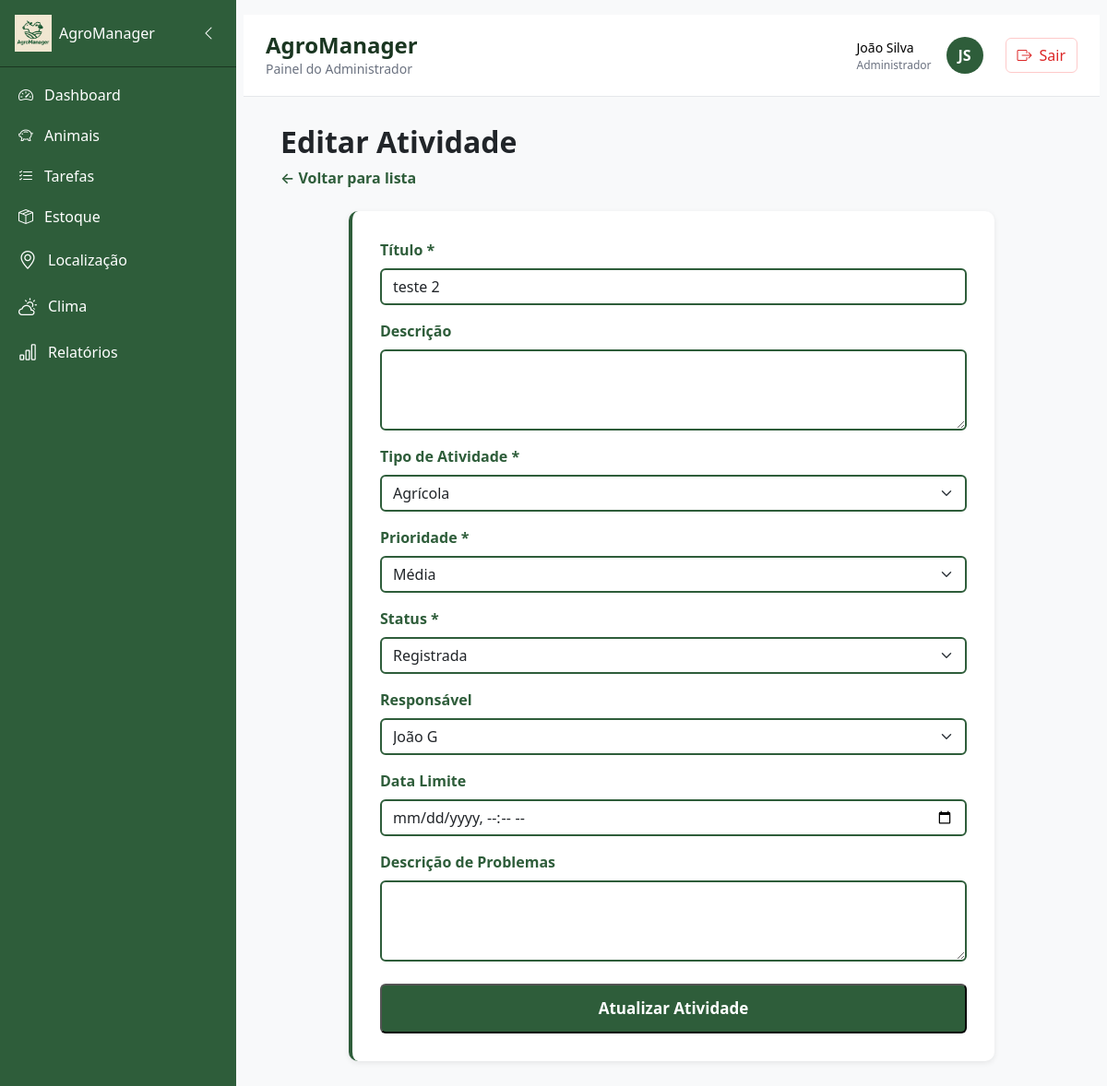
/atividades/admin/editar/2/, run on an earlier commit of the app's database.
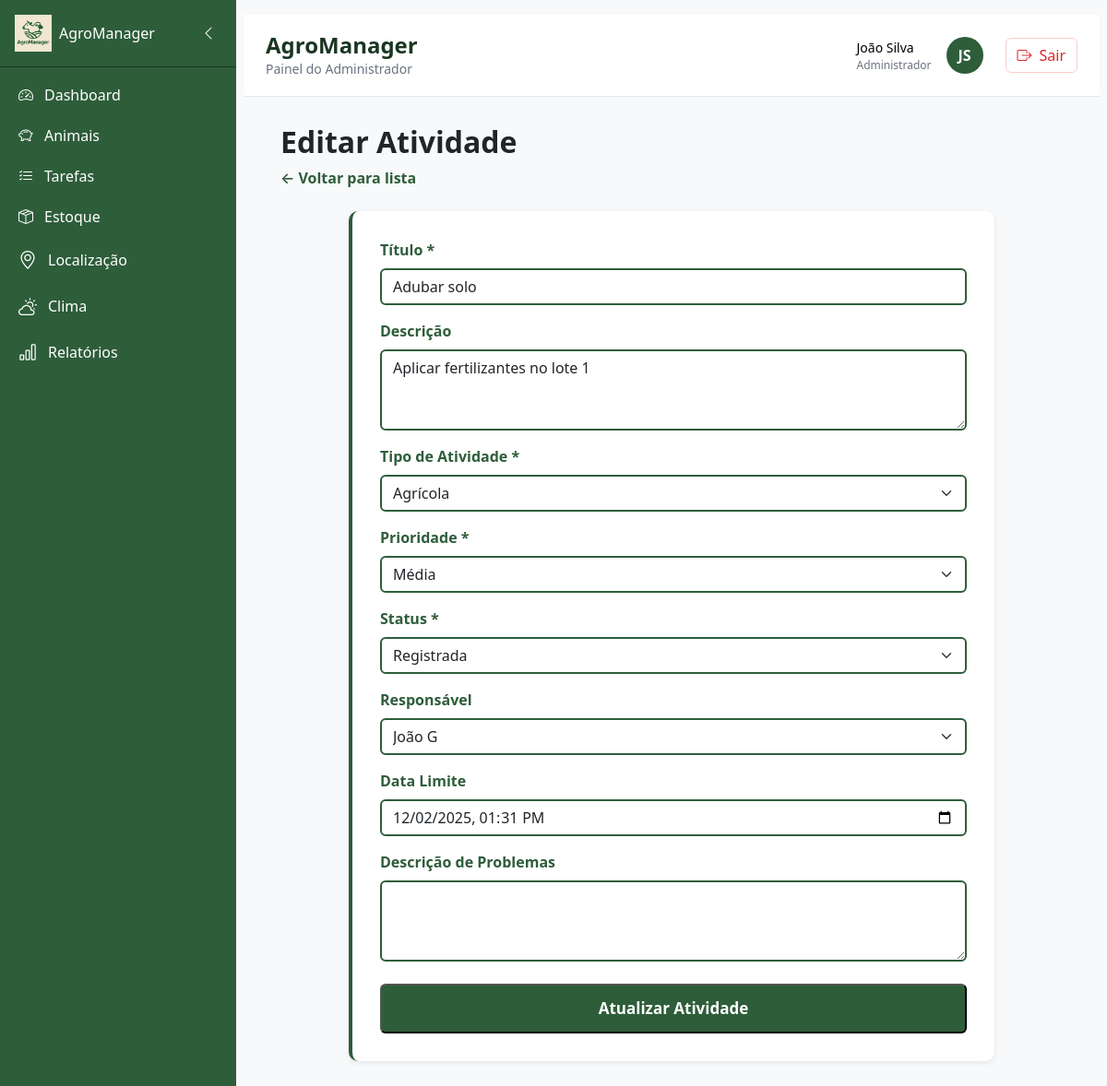
And on a later commit of the database.
### apps/atividades/models.py (models this page shows, shortened)
class Atividade(models.Model):
    PRIORIDADE_CHOICES = [
        ('ALTA', 'Alta'),
        ('MEDIA', 'Média'),
        ('BAIXA', 'Baixa'),
    ]
    STATUS_CHOICES = [
        ('registrada', 'Registrada'),
        ('atribuida', 'Atribuída'),
        ('em_andamento', 'Em Andamento'),
        ('concluida', 'Concluída'),
        ('cancelada', 'Cancelada'),
        ('pendente', 'Pendente'),
        ('com_problemas', 'Com Problemas'),
    ]
    TIPO_ATIVIDADE_CHOICES = [
        ('AGRICOLA', 'Agrícola'),
        ('AGROPECUARIA', 'Agropecuária'),
        ('GERAL', 'Geral'),
    ]
    id_atividade = models.AutoField(primary_key=True)
    titulo = models.CharField(max_length=100)
    descricao = models.TextField(max_length=500, blank=True, null=True)
    tipo_atividade = models.CharField(max_length=12, choices=TIPO_ATIVIDADE_CHOICES, default='GERAL')
    prioridade = models.CharField(max_length=5, choices=PRIORIDADE_CHOICES, default='MEDIA')
    status = models.CharField(max_length=15, choices=STATUS_CHOICES, default='registrada')
    id_trabalhador = models.ForeignKey(User, on_delete=models.SET_NULL, blank=True, null=True, related_name='atividades')
    nome_trabalhador = models.CharField(max_length=100, blank=True, null=True)
    data_criacao = models.DateTimeField(auto_now_add=True)
    data_modificacao = models.DateTimeField(auto_now=True)
    data_exclusao = models.DateTimeField(blank=True, null=True)
    data_limite = models.DateTimeField(blank=True, null=True)
    descricao_problema = models.TextField(max_length=500, blank=True, null=True)
    usuario_responsavel = models.CharField(max_length=20, default='sistema')
    objects = AtividadeManager()
    class Meta:
        db_table = 'atividades'

### apps/atividades/views.py (the view, shortened to what this page needs)
# urls.py: path('admin/editar/<int:id_atividade>/', views.editar_atividade, name='editar_atividade'),
def editar_atividade(request, id_atividade):
    atividade = get_object_or_404(Atividade, id_atividade=id_atividade)
    if atividade.data_exclusao:
        messages.error(request, 'Não é possível editar uma atividade excluída.')
        return redirect('listar_atividades_admin')
    trabalhadores_hardcoded = [
        {'id': 1, 'nome': 'Gustavo C.'},
        {'id': 2, 'nome': 'Daniel B'},
        {'id': 3, 'nome': 'Danilo V'},
        {'id': 4, 'nome': 'João G'},
        {'id': 5, 'nome': 'Tayane S'},
        {'id': 6, 'nome': 'Admin Sistema'}
    ]
    return render(request, 'admin_editar_atividade.html', {
        'atividade': atividade,
        'trabalhadores': trabalhadores_hardcoded
    })

### templates/admin_editar_atividade.html (shortened to what this page needs)
{% extends 'base.html' %}
{% block content %}
<div class="mb-4">
    <h2 class="fw-bold">Editar Atividade</h2>
    <a href="{% url 'listar_atividades_admin' %}" class="back-btn">
        ← Voltar para lista
    </a>
</div>
<div class="edit-card">
    <form method="POST">
        <div class="mb-3">
            <label class="form-label">Título *</label>
            <input type="text" class="form-control" name="titulo" required
                   value="{{ atividade.titulo }}">
        </div>
        <div class="mb-3">
            <label class="form-label">Descrição</label>
            <textarea class="form-control" rows="3" name="descricao">{{ atividade.descricao }}</textarea>
        </div>
        <div class="mb-3">
            <label class="form-label">Tipo de Atividade *</label>
            <select class="form-select" name="tipo_atividade" required>
                <option value="AGRICOLA" {% if atividade.tipo_atividade == 'AGRICOLA' %}selected{% endif %}>Agrícola</option>
            </select>
        </div>
        <div class="mb-3">
            <label class="form-label">Prioridade *</label>
            <select class="form-select" name="prioridade" required>
                <option value="MEDIA" {% if atividade.prioridade == 'MEDIA' %}selected{% endif %}>Média</option>
            </select>
        </div>
        <div class="mb-3">
            <label class="form-label">Status *</label>
            <select class="form-select" name="status" required>
                {% for value, label in atividade.STATUS_CHOICES %}
                <option value="{{ value }}" {% if atividade.status == value %}selected{% endif %}>
                    {{ label }}
                </option>
                {% endfor %}
            </select>
        </div>
        <div class="mb-3">
            <label class="form-label">Responsável</label>
            <select class="form-select" name="trabalhador">
                {% for trabalhador in trabalhadores %}
                <option value="{{ trabalhador.id }}"
                        {% if atividade.nome_trabalhador == trabalhador.nome %}selected{% endif %}>
                    {{ trabalhador.nome }}
                </option>
                {% endfor %}
            </select>
        </div>
        <div class="mb-3">
            <label class="form-label">Data Limite</label>
            <input type="datetime-local" class="form-control" name="data_limite"
                   value="{{ atividade.data_limite|date:'Y-m-d\\TH:i' }}">
        </div>
        <div class="mb-4">
            <label class="form-label">Descrição de Problemas</label>
            <textarea class="form-control" rows="3" name="descricao_problema">{{ atividade.descricao_problema|default_if_none:"" }}</textarea>
        </div>
        <button type="submit" class="btn-main">
            Atualizar Atividade
        </button>
    </form>
</div>
{% endblock %}

What changed in the data, as far as the page shows it:
changed Atividade "Agrícola": titulo "teste 2" → "Adubar solo"; descricao (not shown) → "Aplicar fertilizantes no lote 1"; data_limite (not shown) → "12/02/2025 13:31"
